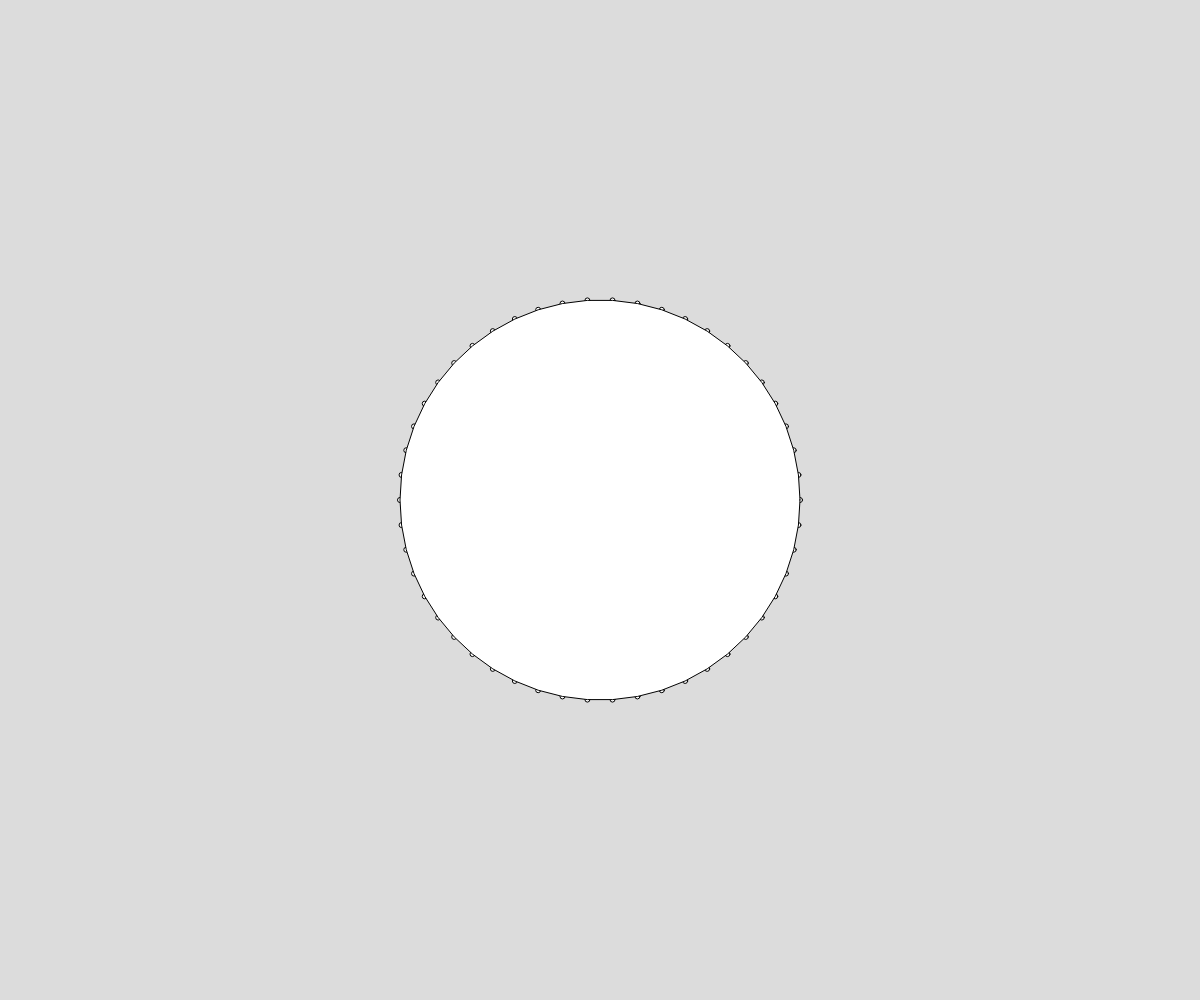
Frame 1 (no input)
Frame 60 (no input): identical to frame 1, image omitted
Frame 120 (the mouse pressed at the canvas centre since frame 60): identical to frame 1, image omitted

The p5.js sketch that drew this single still picture (run headless with seeded random() and noise() and a simulated clock; from frame 60 on, the mouse is pressed at the canvas centre):

// p5.js sketch
// ── sketch.js
const radius = 200;
const nbPoints = 50;

function setup() {
  createCanvas(innerWidth, innerHeight);
}

function draw() {
  background(220);
  
  translate(width / 2, height / 2);
  
  beginShape()
  for (var i = 0; i < nbPoints; i++) {
    let angle = i / nbPoints * TWO_PI;
    
    let x = cos(angle) * radius;
    let y = sin(angle) * radius;

    ellipse(x, y, 5, 5);
    vertex(x, y);
  }
  endShape(CLOSE);
}
